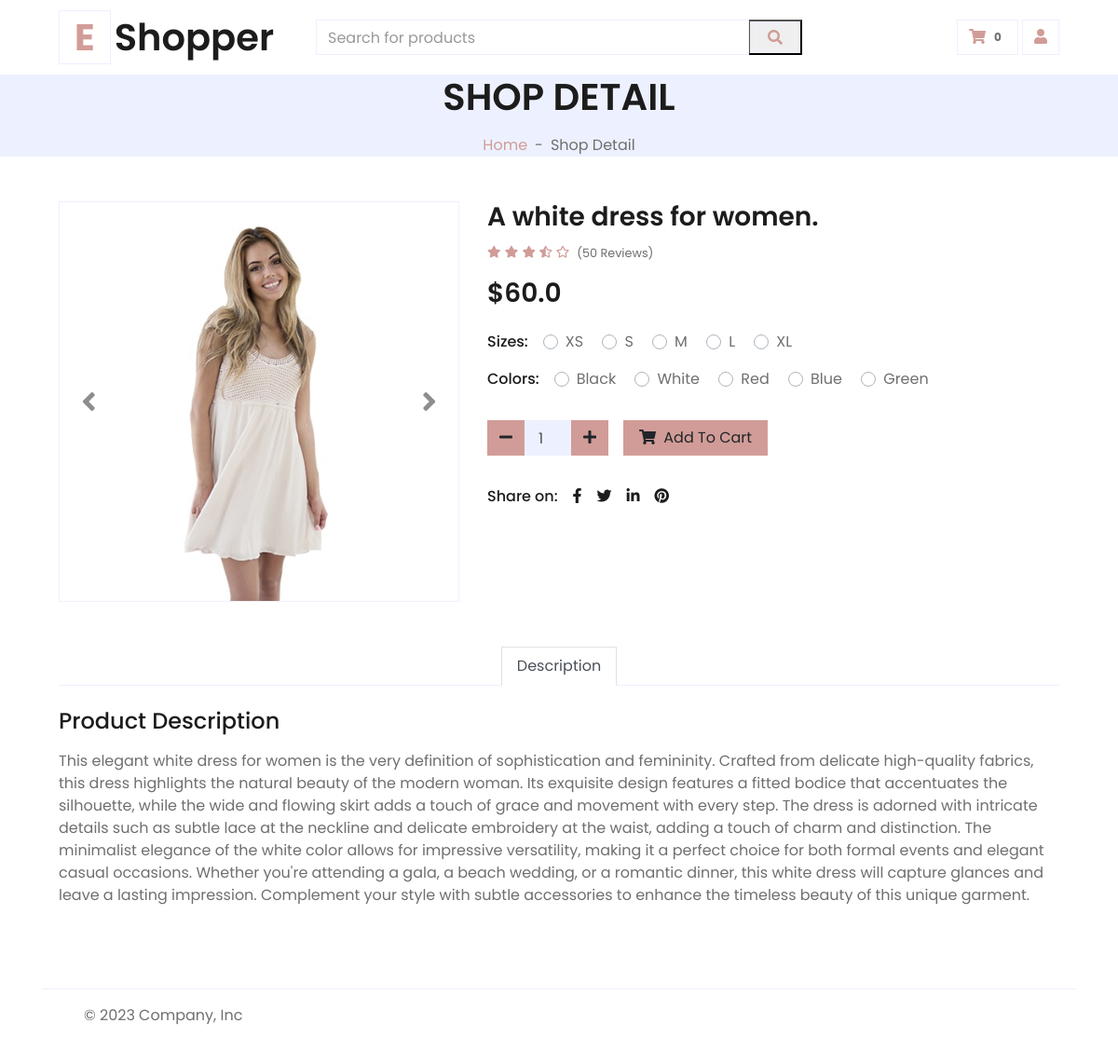
Page /detail/1/ on the committed database.
### app_tienda/models.py (models this page shows, shortened)
class producto(models.Model):
    nombre = models.CharField( max_length=50)
    descripcion = models.TextField(null=True)
    categoria = models.ForeignKey(categoria_producto, on_delete=models.CASCADE)
    imagen = models.ImageField( upload_to="tienda",blank=True,null=True)
    precio = models.FloatField()
    created = models.DateTimeField(auto_now_add=True)
    updated = models.DateTimeField(auto_now_add=True)
    class Meta:
        verbose_name = "Product"
        verbose_name_plural = "Products"

### app_tienda/views.py (the view)
# urls.py: path('detail/<int:id>/', views.producto_detail, name='detalles'),
def producto_detail(request,id):
    obj = get_object_or_404(producto, id=id)
    prod = producto.objects.all()
    return render(request,'tienda/detalles.html',{
        'producto':obj,
        'productos':prod
    })

### app_carro/context_processor.py (called while the page is built)
def importe_total_carro(request):
    total=0
    if request.user.is_authenticated:
        carro = request.session.get("carro")
        if carro is not None:
            for key,value in request.session["carro"].items():
                total = total+(float(value["preciototal"]))
        else:
            carro=Carro(request)
    else:
        total="debes hacer login"
    return {"importe_total_carro":total}

### app_tienda/templates/tienda/detalles.html (shortened to what this page needs)
{% extends 'base.html' %}
{% load static %}
{% block content %}
 <div class="container-fluid bg-secondary ">
  <div class="d-flex flex-column align-items-center justify-content-center" >
      <h1 class="font-weight-semi-bold text-uppercase mb-3">Shop Detail</h1>
      <div class="d-inline-flex">
          <p class="m-0"><a href="{% url 'inicio' %}">Home</a></p>
          <p class="m-0 px-2">-</p>
          <p class="m-0">Shop Detail</p>
      </div>
  </div>
</div>
<div class="container-fluid py-5">
  <div class="row px-xl-5">
      <div class="col-lg-5 pb-5">
          <div id="product-carousel" class="carousel slide" data-ride="carousel">
              <div class="carousel-inner border">
                  <div class="carousel-item active">
                      <img class="w-100 h-100" src="{{ producto.imagen.url }}" alt="Image">
                  </div>
              </div>
              <a class="carousel-control-prev" href="#product-carousel" data-slide="prev">
                  <i class="fa fa-2x fa-angle-left text-dark"></i>
              </a>
              <a class="carousel-control-next" href="#product-carousel" data-slide="next">
                  <i class="fa fa-2x fa-angle-right text-dark"></i>
              </a>
          </div>
      </div>
      <div class="col-lg-7 pb-5">
          <h3 class="font-weight-semi-bold">{{ producto.nombre }}</h3>
          <div class="d-flex mb-3">
              <div class="text-primary mr-2">
                  <small class="fas fa-star"></small>
                  <small class="fas fa-star"></small>
                  <small class="fas fa-star"></small>
                  <small class="fas fa-star-half-alt"></small>
                  <small class="far fa-star"></small>
              </div>
              <small class="pt-1">(50 Reviews)</small>
          </div>
          <h3 class="font-weight-semi-bold mb-4">${{ producto.precio }}</h3>
          <div class="d-flex mb-3">
              <p class="text-dark font-weight-medium mb-0 mr-3">Sizes:</p>
              <form>
                  <div class="custom-control custom-radio custom-control-inline">
                      <label class="custom-control-label" for="size-1">XS</label>
                  </div>
                  <div class="custom-control custom-radio custom-control-inline">
                      <label class="custom-control-label" for="size-2">S</label>
                  </div>
                  <div class="custom-control custom-radio custom-control-inline">
                      <label class="custom-control-label" for="size-3">M</label>
                  </div>
                  <div class="custom-control custom-radio custom-control-inline">
                      <label class="custom-control-label" for="size-4">L</label>
                  </div>
                  <div class="custom-control custom-radio custom-control-inline">
                      <label class="custom-control-label" for="size-5">XL</label>
                  </div>
              </form>
          </div>
          <div class="d-flex mb-4">
              <p class="text-dark font-weight-medium mb-0 mr-3">Colors:</p>
              <form>
                  <div class="custom-control custom-radio custom-control-inline">
                      <label class="custom-control-label" for="color-1">Black</label>
                  </div>
                  <div class="custom-control custom-radio custom-control-inline">
                      <label class="custom-control-label" for="color-2">White</label>
                  </div>
                  <div class="custom-control custom-radio custom-control-inline">
                      <label class="custom-control-label" for="color-3">Red</label>
                  </div>
                  <div class="custom-control custom-radio custom-control-inline">
                      <label class="custom-control-label" for="color-4">Blue</label>
                  </div>
                  <div class="custom-control custom-radio custom-control-inline">
                      <label class="custom-control-label" for="color-5">Green</label>
                  </div>
              </form>
          </div>
          <div class="d-flex align-items-center mb-4 pt-2">
              <div class="input-group quantity mr-3" style="width: 130px;">
                  <div class="input-group-btn">
                      <button class="btn btn-primary btn-minus" >
                      <i class="fa fa-minus"></i>
                      </button>
                  </div>
                  <input id="valor-input" type="number" class="form-control bg-secondary text-center" value="1" min="1">
                  <div class="input-group-btn">
                      <button class="btn btn-primary btn-plus">
                          <i class="fa fa-plus"></i>
                      </button>
                  </div>
              </div>
              <button id="redireccionar-btn" class="btn btn-primary px-3"><i class="fa fa-shopping-cart mr-1"></i> Add To Cart</button>
          </div>
          <div class="d-flex pt-2">
              <p class="text-dark font-weight-medium mb-0 mr-2">Share on:</p>
              <div class="d-inline-flex">
                  <a class="text-dark px-2" href="">
                      <i class="fab fa-facebook-f"></i>
                  </a>
                  <a class="text-dark px-2" href="">
                      <i class="fab fa-twitter"></i>
                  </a>
                  <a class="text-dark px-2" href="">
                      <i class="fab fa-linkedin-in"></i>
                  </a>
                  <a class="text-dark px-2" href="">
                      <i class="fab fa-pinterest"></i>
                  </a>
              </div>
          </div>
      </div>
  </div>
  <div class="row px-xl-5">
      <div class="col">
          <div class="nav nav-tabs justify-content-center border-secondary mb-4">
              <a class="nav-item nav-link active" data-toggle="tab" href="#tab-pane-1">Description</a>
          </div>
          <div class="tab-content">
              <div class="tab-pane fade show active" id="tab-pane-1">
                  <h4 class="mb-3">Product Description</h4>
                  <p>{{ producto.descripcion }}</p>
              </div>
          </div>
      </div>
  </div>
</div>
{% endblock content %}

### rows in the picture
producto: imagen (picture), nombre "A white dress for women.", precio "60.0", descripcion "This elegant white dress for women is the very definition of sophistication and femininity. Crafted from delicate high-quality fabrics, this dress highlights the natural beauty of the modern woman. Its exquisite design features a fitted bodice that accentuates the silhouette, while the wide and flowing skirt adds a touch of grace and movement with every step. The dress is adorned with intricate details such as subtle lace at the neckline and delicate embroidery at the waist, adding a touch of charm and distinction. The minimalist elegance of the white color allows for impressive versatility, making it a perfect choice for both formal events and elegant casual occasions. Whether you're…"

### other values in the picture
{{ request.session.carro.items|length }} "0"
